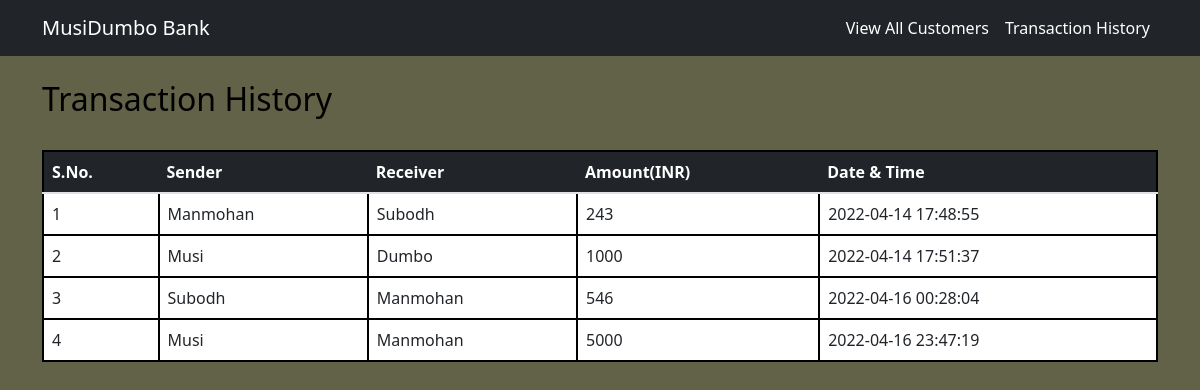
The page /transactionhistory.php on the database its author committed.
### tables this page shows
CREATE TABLE `transaction` (
  `sno` int(3) NOT NULL,
  `sender` text NOT NULL,
  `receiver` text NOT NULL,
  `balance` int(8) NOT NULL,
  `datetime` datetime NOT NULL DEFAULT current_timestamp()
);

### transactionhistory.php (the view, shortened to what this page needs)
<!DOCTYPE html>
<html lang="en">
<head>
    <link href="https://cdn.jsdelivr.net/npm/bootstrap@5.1.3/dist/css/bootstrap.min.css" rel="stylesheet">
</head>
<body style="background-color : #616247;">
	<div class="container">
        <h2 class="text-left pt-4" style="color : black;">Transaction History</h2>
       <br>
       <div class="table-responsive-sm">
    <table style="border: 2px solid black; " class="table bg-white">
        <thead class="bg-dark">
            <tr >
                <th style="color:white;" class="text-center;border: 2px solid black;">S.No.</th>
                <th style="color:white;" class="text-center;border: 2px solid black;">Sender</th>
                <th style="color:white;" class="text-center;border: 2px solid black;">Receiver</th>
                <th style="color:white;" class="text-center;border: 2px solid black;">Amount(INR)</th>
                <th style="color:white;" class="text-center;border: 2px solid black;">Date & Time</th>
            </tr>
        </thead>
        <tbody>
        <?php
            include 'config.php';
            $sql ="select * from transaction";
            $query =mysqli_query($conn, $sql);
            while($rows = mysqli_fetch_assoc($query))
            {
        ?>
            <tr  style="border: 2px solid black;">
            <td style="border: 2px solid black;" class="py-2"><?php echo $rows['sno']; ?></td>
            <td style="border: 2px solid black;"><?php echo $rows['sender']; ?></td>
            <td style="border: 2px solid black;"><?php echo $rows['receiver']; ?></td>
            <td style="border: 2px solid black;"><?php echo $rows['balance']; ?> </td>
            <td style="border: 2px solid black;"><?php echo $rows['datetime']; ?> </td>
        <?php
            }
        ?>
        </tbody>
    </table>
    </div>
</div>
</body>
</html>

### rows shown on the page
transaction: sno "1", sender "Manmohan", receiver "Subodh", balance "243", datetime "2022-04-14 17:48:55"
transaction: sno "2", sender "Musi", receiver "Dumbo", balance "1000", datetime "2022-04-14 17:51:37"
transaction: sno "3", sender "Subodh", receiver "Manmohan", balance "546", datetime "2022-04-16 00:28:04"
transaction: sno "4", sender "Musi", receiver "Manmohan", balance "5000", datetime "2022-04-16 23:47:19"
